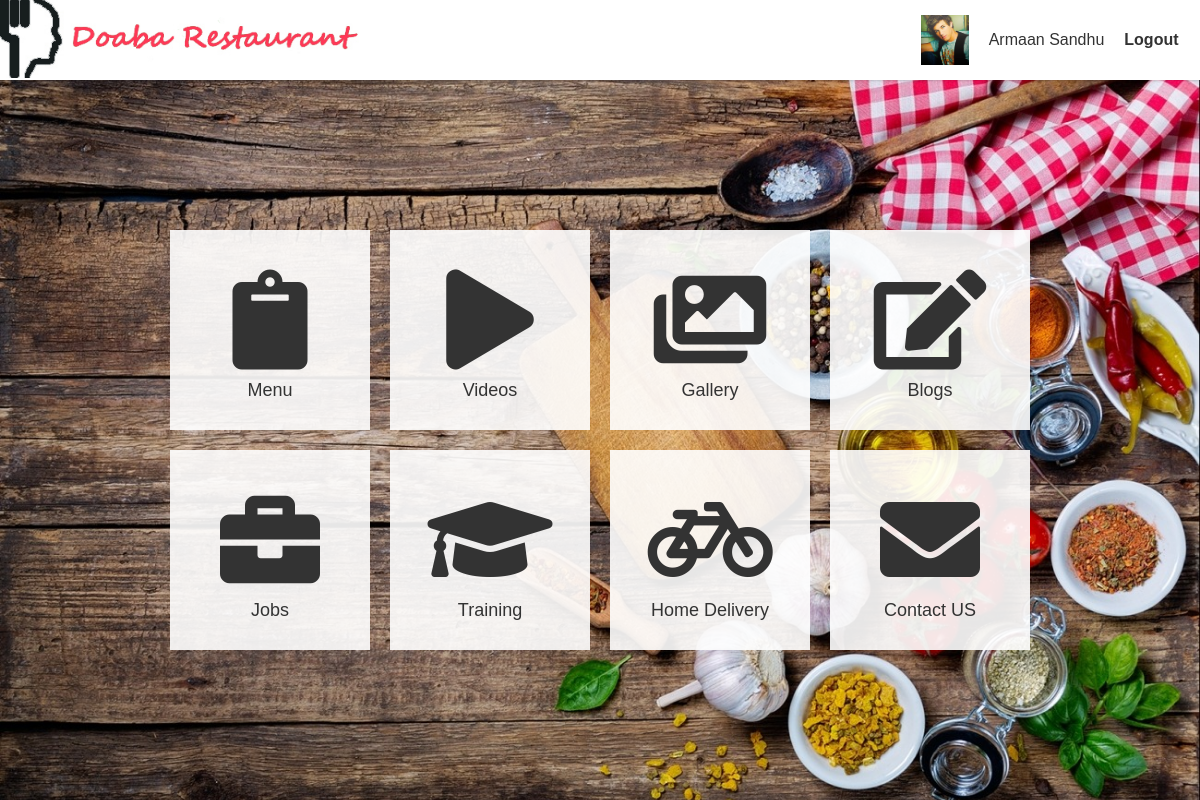
The app's page / (signed in) with its own data.
### tables this page shows
CREATE TABLE `userinfo` (
  `uname` varchar(15) NOT NULL,
  `upass` varchar(20) NOT NULL,
  `umail` varchar(100) NOT NULL,
  `ufullname` varchar(100) NOT NULL,
  `profilepic` varchar(200) DEFAULT NULL,
  `ugender` varchar(10) DEFAULT NULL,
  `umobile` varchar(15) DEFAULT NULL,
  `ques` varchar(500) NOT NULL,
  `ans` varchar(500) NOT NULL,
  `regdate` varchar(15) NOT NULL
);

### inc/indexuserheader.php (the view, shortened to what this page needs)
<?php
     require 'inc/connect.php';
     $name="";
     $path="";
     $s=$_SESSION['username'];
     $result = $conn -> query("SELECT * FROM userinfo WHERE uname = '$s' OR umail = '$s' ");
         if ($result ->num_rows ==1) {
              $row = $result -> fetch_assoc();
                   $name= $row["ufullname"];
                   if(empty($row["profilepic"]))
                   {
                        $path= 'img/user.png';
                   }
                   else
                   {
                         $path = $row["profilepic"];
                   }
         }
?>
<!DOCTYPE html>
<html>
      <head>
            <link rel="stylesheet" type="text/css" href="styles/index.css" />
            <link rel="stylesheet" type="text/css" href="https://cdnjs.cloudflare.com/ajax/libs/font-awesome/5.14.0/css/all.css" />
      </head>
<body>
      <form method="POST">
       <header class="wrapper">
       <nav>
         <a href="index.php"><img src="img/logo.jpg" /></a>
         <div class="log-grp">
            <a  href="app/profile.php"><img src='<?php echo $path; ?>' /> </a>
            <a href="app/profile.php"><?php echo $name; ?></a>
            <button id="login" style="font-weight:bolder;" type="submit" name="logout" >Logout </button>
         </div>
         </nav>
       </header>

### styles/index.css (style rules this page uses)
* { margin:0; padding:0; text-decoration:none; outline:none; font-family:'century gothic',sans-serif; color:#333; font-size:100%; }
html { overflow-x:hidden; }
body { width:100%; height:100vh; position:absolute; }
.wrapper { width:100%; height:10vh; background:#fff; display:flex; align-items:center; flex-direction:row; position:fixed; z-index:10; box-shadow: 0px 1px 2px 0px rgba(0,0,0,0.16) !important; }
.wrapper nav { width:100%; display:flex; flex-direction:row; align-items:center; justify-content:space-between; padding:auto 10px; }
.wrapper nav img { width:auto; height:10vh; }
.wrapper nav .log-grp { float:right; width:300px; height:10vh; align-items:center; justify-content:center; display:flex; align-items:center; justify-content:center; }
nav .log-grp #login, nav .log-grp a, nav .log-grp #signup { display:flex; align-items:center; flex-direction:column; justify-content:center; margin:auto 10px; }
.log-grp a img { height:50px; width:auto; }
nav .log-grp #login ,nav .log-grp #signup { background:transparent; border:none; outline:none; font-size:inherit; }

### records on screen
userinfo: profilepic (picture), ufullname "Armaan Sandhu"
